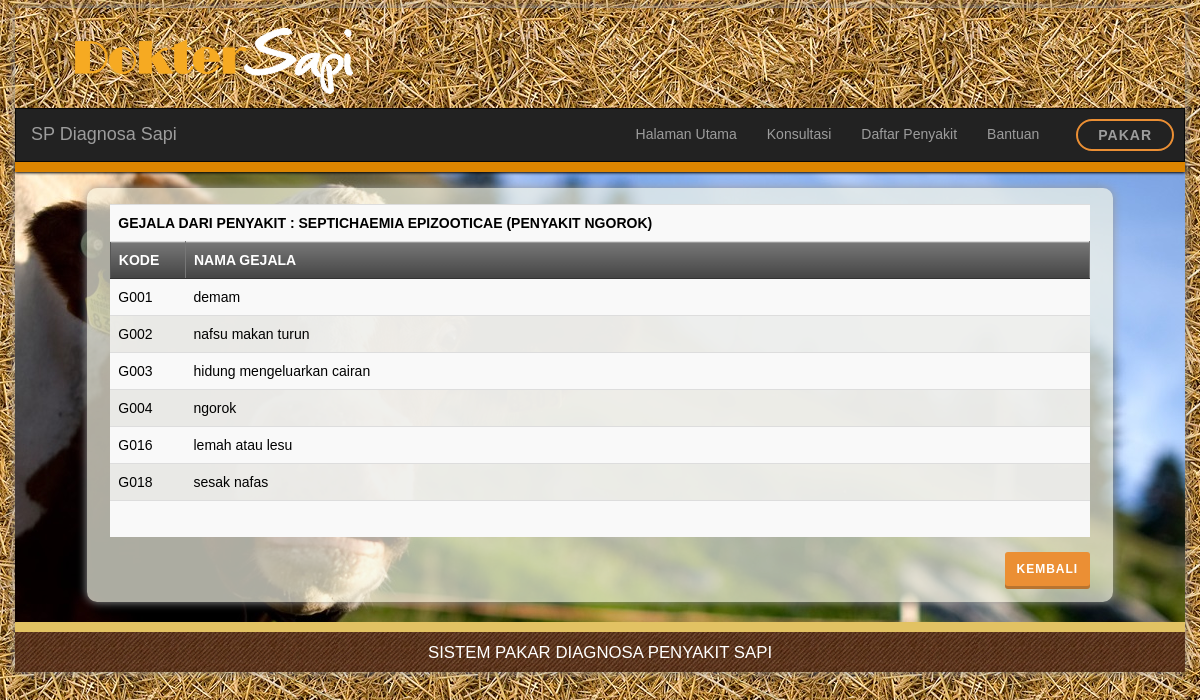
The app's page /?page=dafgejala&kdsakit=P001 with its own data.
### tables this page shows
CREATE TABLE IF NOT EXISTS `penyakit` (
  `kd_penyakit` varchar(4) NOT NULL,
  `nm_penyakit` varchar(60) NOT NULL,
  `keterangan` mediumtext NOT NULL,
  `solusi` mediumtext NOT NULL
);

CREATE TABLE IF NOT EXISTS `gejala` (
  `kd_gejala` varchar(4) NOT NULL,
  `nm_gejala` varchar(100) DEFAULT NULL
);

### tampilgejala.php (the view, shortened to what this page needs)
<?php
include "lib/inc.koneksidb.php";
$kdsakit = $_REQUEST['kdsakit'];
$sqlp = "SELECT * FROM penyakit WHERE kd_penyakit='$kdsakit' ";
$qryp = mysql_query($sqlp);
$datap= mysql_fetch_array($qryp);
$sakit = $datap['nm_penyakit'];
?>
<html>
<head>
</head>
<body>
  <div class="isi">
<br><table class="table table-striped table-hover">
  <tr>
    <td colspan="2"><b>GEJALA DARI PENYAKIT : <?php echo strtoupper($sakit); ?></b></td>
  </tr>
  <tr>
    <th width="80"><b>KODE</b></th>
    <th width="1120"><b>NAMA GEJALA</b></th>
  </tr>
  <?php
	$sqlg  = "SELECT gejala.* FROM gejala,relasi ";
	$sqlg .= "WHERE gejala.kd_gejala=relasi.kd_gejala ";
	$sqlg .= "AND  relasi.kd_penyakit='$kdsakit' ";
	$sqlg .= "ORDER BY gejala.kd_gejala";
	$qryg = mysql_query($sqlg, $koneksi)  or die ("SQL Error".mysql_error());
	while ($datag=mysql_fetch_array($qryg)) {
  ?>
  <tr>
    <td><?php echo $datag['kd_gejala']; ?></td>
    <td><?php echo $datag['nm_gejala']; ?></td>
  </tr>
  <?php
  }
  ?>
  <tr>
    <td colspan="2">&nbsp;</td>
  </tr>
</table>
<div align="right"><a class="btn btn-warning raised btn-sm"href="?page=dafpenyakit">kembali</a></div>
<br>
</div>
</body>
</html>

### css/buttons.css (style rules this page uses)
.btn { padding: 14px 24px; border: 0 none; font-weight: 700; letter-spacing: 1px; text-transform: uppercase; }
.btn-warning { background: #eb8f34; color: #ffffff; }
.btn-warning.raised { box-shadow: 0 3px 0 0 #b87430; }
.btn-sm, .btn-group-sm > .btn { padding: 8px 12px; }

### records on screen
penyakit: nm_penyakit "SEPTICHAEMIA EPIZOOTICAE (PENYAKIT NGOROK)"
gejala: kd_gejala "G001", nm_gejala "demam"
gejala: kd_gejala "G002", nm_gejala "nafsu makan turun"
gejala: kd_gejala "G003", nm_gejala "hidung mengeluarkan cairan"
gejala: kd_gejala "G004", nm_gejala "ngorok"
gejala: kd_gejala "G016", nm_gejala "lemah atau lesu"
gejala: kd_gejala "G018", nm_gejala "sesak nafas"
